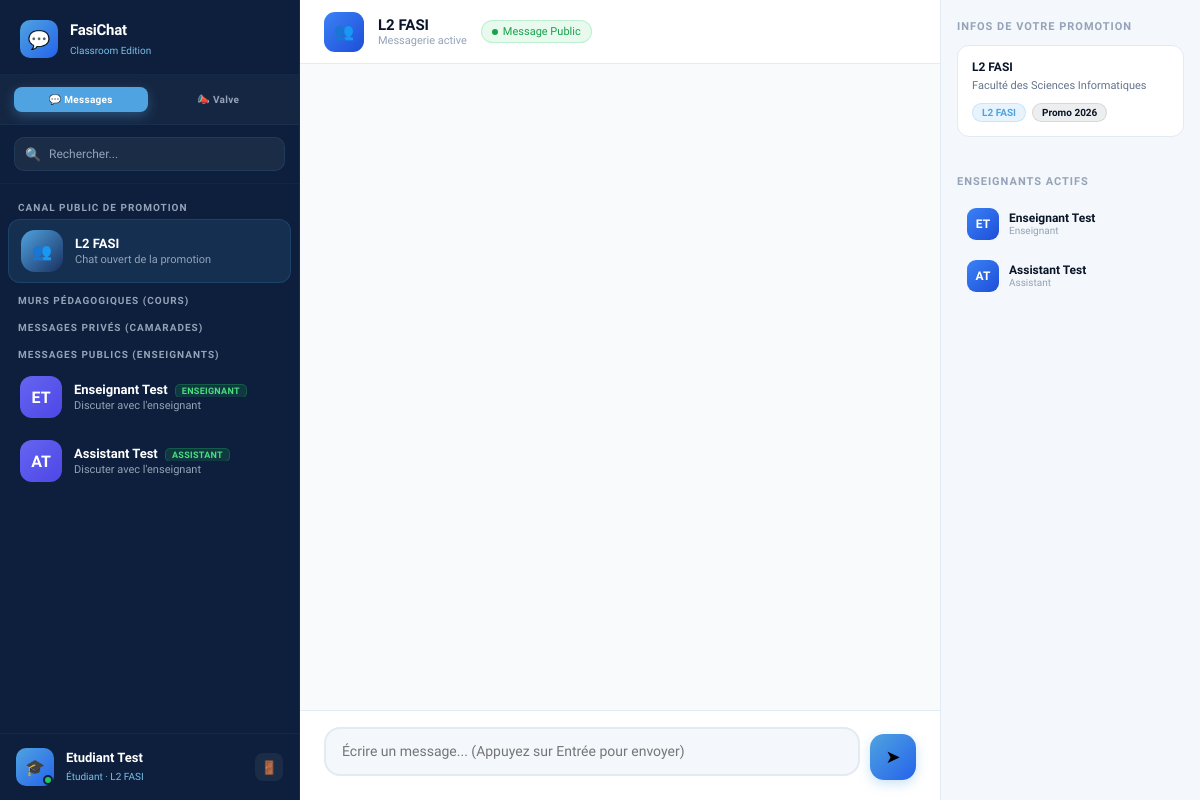
/public/dashboard_etudiant (signed in), run on an earlier commit of the app's database.
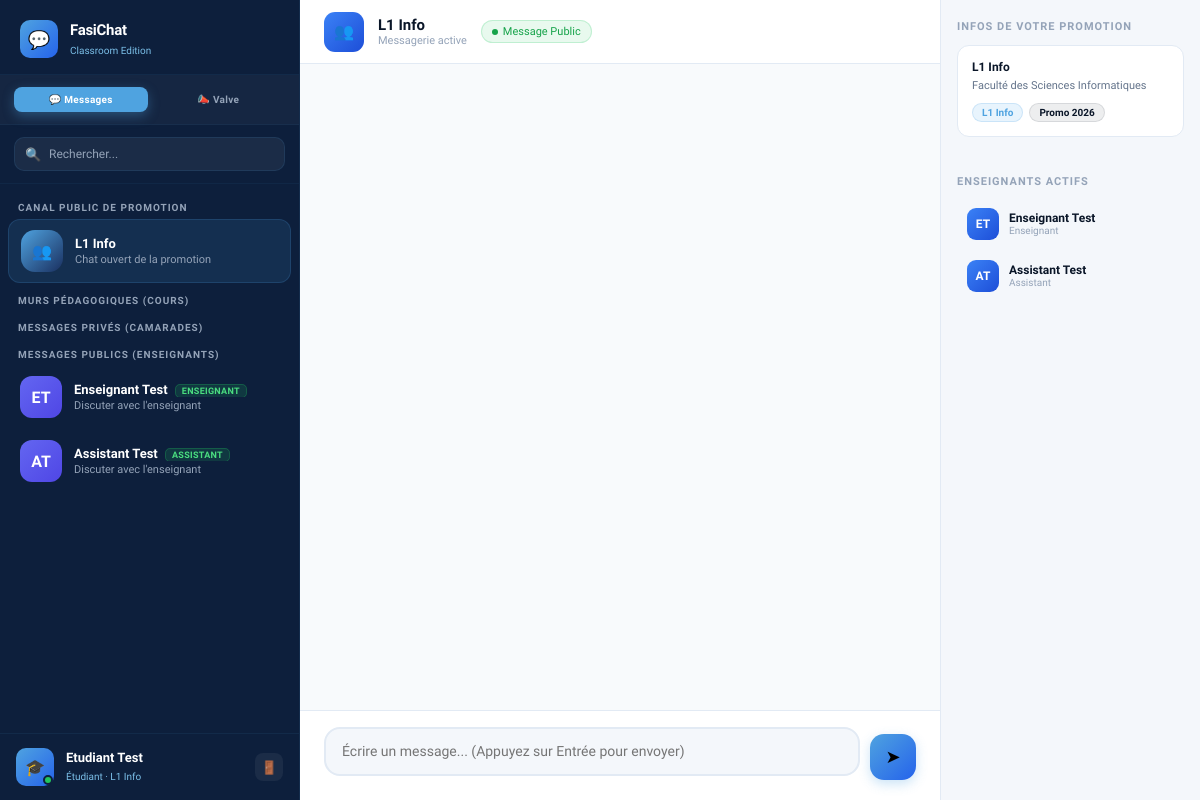
And on a later commit of the database.
### tables this page shows
CREATE TABLE IF NOT EXISTS utilisateurs (
    id INT AUTO_INCREMENT PRIMARY KEY,
    nom VARCHAR(100),
    prenom VARCHAR(100),
    email VARCHAR(100) UNIQUE,
    mot_de_passe VARCHAR(255),
    role VARCHAR(50) 
);

CREATE TABLE IF NOT EXISTS promotions (
    id INT AUTO_INCREMENT PRIMARY KEY,
    nom VARCHAR(50) NOT NULL
);

### views/dashboard_etudiant.php (the view, shortened to what this page needs)
<?php
$currentUser = $_SESSION['user'];
$dbInstance = new Database();
$db = $dbInstance->getConnection();
$stmtPromo = $db->query("SELECT * FROM promotions ORDER BY id ASC LIMIT 1");
$promotion = $stmtPromo->fetch();
$promotionId = $promotion ? $promotion['id'] : 1;
$promotionNom = $promotion ? $promotion['nom'] : 'L2 FASI';
$stmtEns = $db->query("SELECT id, nom, prenom, role FROM utilisateurs WHERE role IN ('enseignant', 'assistant')");
$enseignants = $stmtEns->fetchAll();
?>
<!DOCTYPE html>
<html lang="fr">
<head>
<link rel="stylesheet" href="/FasiChatClassroom/public/assets/css/etudiant.css">
</head>
<body>
<div class="sidebar">
  <div class="sidebar-header">
    <div class="brand-mark">💬</div>
    <div class="brand-info">
      <h3>FasiChat</h3>
      <span>Classroom Edition</span>
    </div>
  </div>
  <div class="nav-tabs">
    <button class="nav-tab active" onclick="switchTab(this,'msgs')">💬 Messages</button>
    <button class="nav-tab" onclick="location.href='/FasiChatClassroom/public/valve'">📣 Valve</button>
  </div>
  <div class="sidebar-search">
    <div class="search-wrap">
      <span class="search-icon">🔍</span>
      <input type="text" class="search-input" placeholder="Rechercher...">
    </div>
  </div>
  <div class="conv-list" id="msgs-panel">
    <div class="section-label">Canal Public de Promotion</div>
    <div class="conv-item active" onclick="changerDiscussion(this, 'public', <?= $promotionId ?>, '<?= htmlspecialchars($promotionNom) ?>')">
      <div class="avatar avatar-group">👥</div>
      <div class="conv-info">
        <div class="conv-name"><?= htmlspecialchars($promotionNom) ?></div>
        <div class="conv-preview">Chat ouvert de la promotion</div>
      </div>
    </div>
    <div class="section-label">Murs Pédagogiques (Cours)</div>
    <div class="section-label">Messages Privés (Camarades)</div>
    <div class="section-label">Messages Publics (Enseignants)</div>
    <?php foreach ($enseignants as $ens): ?>
    <div class="conv-item" onclick="changerDiscussion(this, 'prive', <?= $ens['id'] ?>, '<?= htmlspecialchars($ens['prenom'] . ' ' . $ens['nom']) ?>')">
      <div class="avatar avatar-indigo"><?= strtoupper(substr($ens['prenom'], 0, 1) . substr($ens['nom'], 0, 1)) ?></div>
      <div class="conv-info">
        <div class="conv-name"><?= htmlspecialchars($ens['prenom'] . ' ' . $ens['nom']) ?> <span class="tag-public" style="margin-left:4px; font-size:9px;"><?= strtoupper($ens['role']) ?></span></div>
        <div class="conv-preview">Discuter avec l'enseignant</div>
      </div>
    </div>
    <?php endforeach; ?>
  </div>
  <div class="sidebar-profile">
    <div class="profile-avatar">
      <div class="online-dot"></div>
      🎓
    </div>
    <div class="profile-info">
      <h4><?= htmlspecialchars($currentUser['prenom'] . ' ' . $currentUser['nom']) ?></h4>
      <span>Étudiant · <?= htmlspecialchars($promotionNom) ?></span>
    </div>
    <div class="profile-actions">
      <a href="/FasiChatClassroom/public/login" class="icon-btn" title="Déconnexion">🚪</a>
    </div>
  </div>
</div>
<div class="main-area">
  <div class="chat-topbar">
    <div class="chat-topbar-avatar">👥</div>
    <div class="chat-topbar-info">
      <h3 id="topbarTitle"><?= htmlspecialchars($promotionNom) ?></h3>
      <p>Messagerie active</p>
    </div>
    <div class="status-badge public" id="statusBadge">
      <div class="status-dot"></div>
      Message Public
    </div>
  </div>
  <div class="chat-messages" id="messages">
  </div>
  <div class="chat-input-area">
    <div class="input-row">
      <div class="msg-textarea-wrap">
        <textarea class="msg-textarea" placeholder="Écrire un message... (Appuyez sur Entrée pour envoyer)" rows="1" id="msgInput" onkeydown="handleKey(event)"></textarea>
      </div>
      <button class="send-btn" onclick="sendMsg()">➤</button>
    </div>
  </div>
</div>
<div class="right-panel">
  <div class="panel-section">
    <div class="panel-title">Infos de votre promotion</div>
    <div class="info-card">
      <h4><?= htmlspecialchars($promotionNom) ?></h4>
      <p>Faculté des Sciences Informatiques</p>
      <div class="tag-row">
        <span class="tag tag-blue"><?= htmlspecialchars($promotionNom) ?></span>
        <span class="tag tag-navy">Promo 2026</span>
      </div>
    </div>
  </div>
  <div class="panel-section">
    <div class="panel-title">Enseignants Actifs</div>
    <?php foreach ($enseignants as $ens): ?>
    <div class="member-item">
      <div class="member-ava" style="background: linear-gradient(135deg,#3b82f6,#1d4ed8);"><?= strtoupper(substr($ens['prenom'], 0, 1) . substr($ens['nom'], 0, 1)) ?></div>
      <div class="member-info">
        <h5><?= htmlspecialchars($ens['prenom'] . ' ' . $ens['nom']) ?></h5>
        <p><?= htmlspecialchars(ucfirst($ens['role'])) ?></p>
      </div>
    </div>
    <?php endforeach; ?>
  </div>
</div>
</body>
</html>

### public/index.php (shortened to what this page needs)
<?php
$request = $_SERVER['REQUEST_URI'];
$basePath = '/FasiChatClassroom/public';
$path = str_replace($basePath, '', $request);
$path = trim($path, '/');
switch ($path) {
    case 'dashboard_etudiant':
    case 'dashboard_etudiant.php':
        require __DIR__ . '/../views/dashboard_etudiant.php';
        break;
}

What changed in the data, as far as the page shows it:
added promotions: nom "L1 Info"
Also different on the page:
$promotionNom: "L2 FASI" → (not shown)
